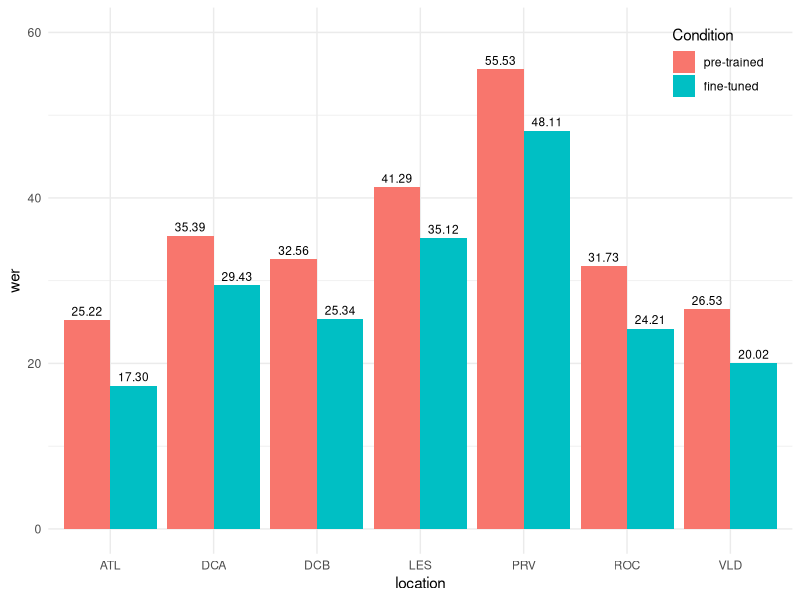
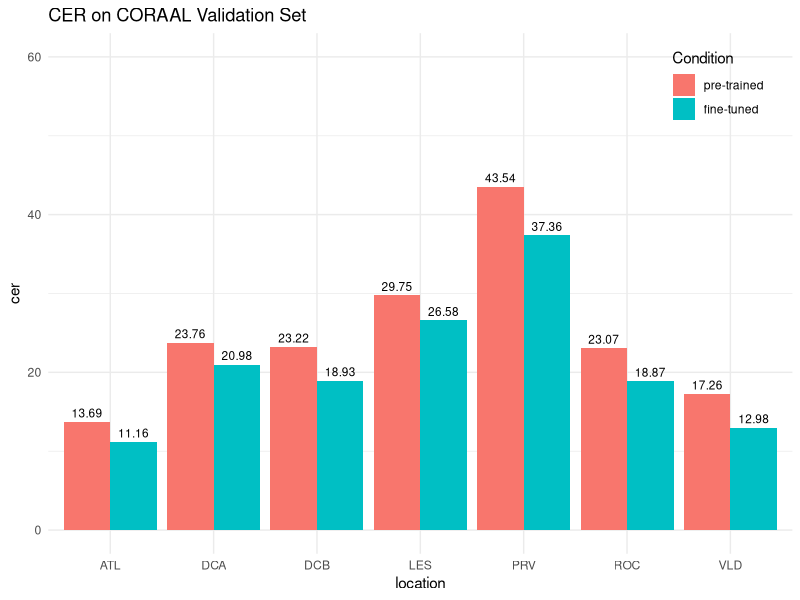
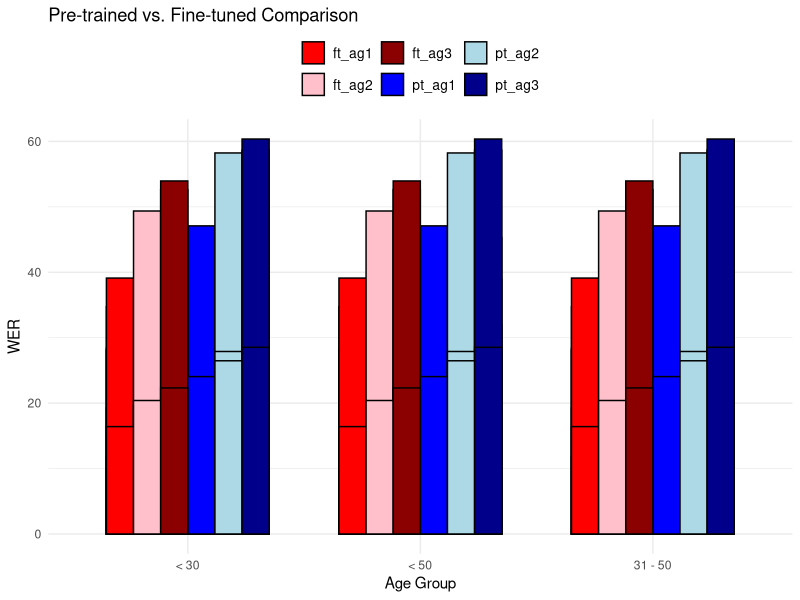
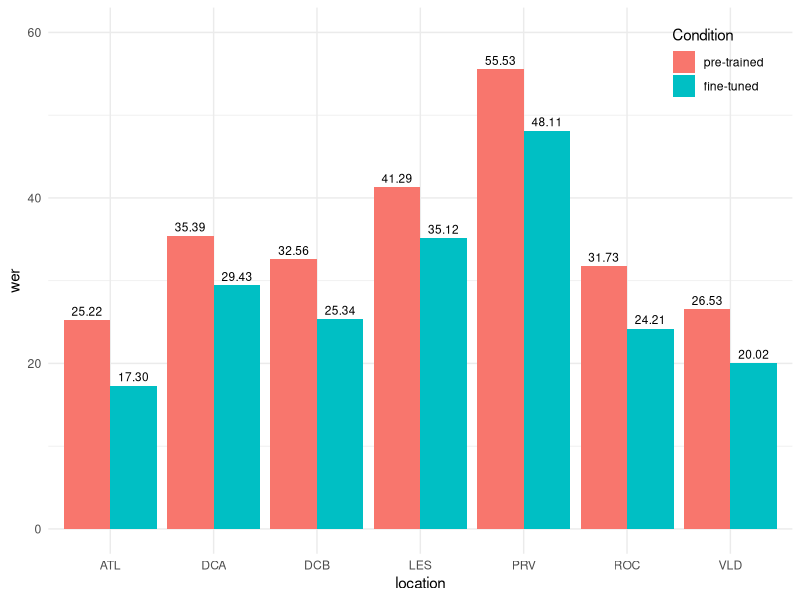
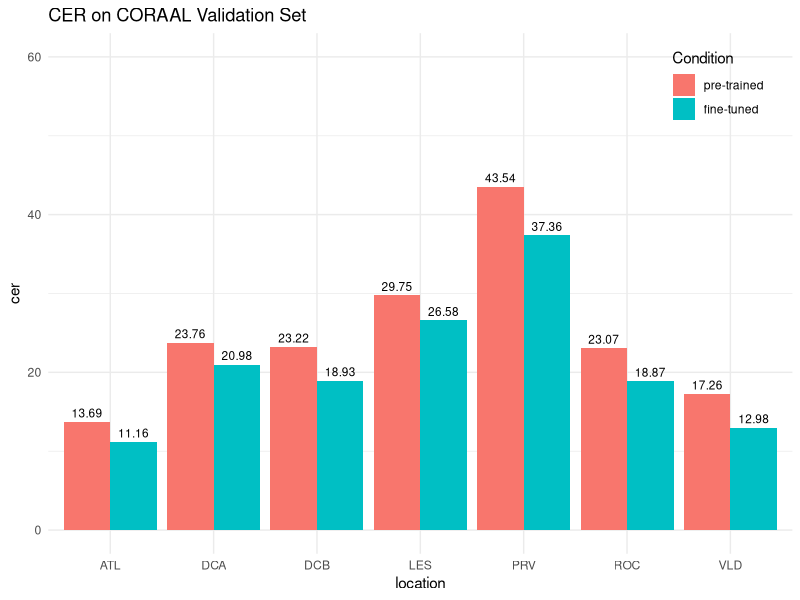

Reproduce these figures in R, in order.
library(ggplot2)
library(viridis)
library(tidyverse)
locs <- c("ATL", "DCA", "DCB", "LES", "PRV", "ROC", "VLD")
# pre-trained, fine-tuned
large_wer <- c(25.22, 35.39, 32.56, 41.29, 55.53, 31.73, 26.53,
               17.30, 29.43, 25.34, 35.12, 48.11, 24.21, 20.02)
large_cer <- c(13.69, 23.76, 23.22, 29.75, 43.54, 23.07, 17.26,
               11.16, 20.98, 18.93, 26.58, 37.36, 18.87, 12.98)
wilcox.test(large_wer[1:7], large_wer[8:14], paired = TRUE, alternative = "greater")
whisper_large_wer <- data.frame(
    location=rep(locs, 2),
    wer=large_wer,
    condition = factor(rep(c("pre-trained", "fine-tuned"), each = 7), levels = c("pre-trained", "fine-tuned")))
whisper_large_cer <- data.frame(
    location=rep(locs, 2),
    cer=large_cer,
    condition = factor(rep(c("pre-trained", "fine-tuned"), each = 7), levels = c("pre-trained", "fine-tuned")))

whisper_large_wer_plot <- ggplot(
    whisper_large_wer, aes(fill=condition, y=wer, x=location)) +
    geom_bar(position="dodge", stat="identity") + 
    geom_text(
        aes(label = sprintf("%.2f", wer)),
        position = position_dodge(width = 0.9),
        vjust = -0.5,
        size = 3) +
    labs(fill = "Condition") +
    # ggtitle("WER on CORAAL Validation Set") +
    theme_minimal() +
    ylim(0, 60) +
    theme(legend.position = c(0.90, 0.90))
whisper_large_cer_plot <- ggplot(
    whisper_large_cer, aes(fill=condition, y=cer, x=location)) +
    geom_bar(position="dodge", stat="identity") + 
    geom_text(
        aes(label = sprintf("%.2f", cer)),
        position = position_dodge(width = 0.9),
        vjust = -0.5,
        size = 3) +
    labs(fill = "Condition") +
    ggtitle("CER on CORAAL Validation Set") +
    ylim(0, 60) +
    theme_minimal() +
    theme(legend.position = c(0.90, 0.90))
whisper_large_wer_plot
whisper_large_cer_plot
ggsave("whisper_large_wer_plot.png", whisper_large_wer_plot, dpi = 300)
ggsave("whisper_large_cer_plot.png", whisper_large_cer_plot, dpi = 300)
# ----------------------
pt_ag1 <- c(27.92, 34.54, 34.34, 41.30, 47.09, 19.29, 24.05)
ft_ag1 <- c(19.28, 28.39, 28.11, 34.73, 39.11, 11.84, 16.41)
pt_ag2 <- c(21.78, 34.30, 31.04, 45.46, 58.23, 27.89, 26.47)
ft_ag2 <- c(14.78, 28.76, 23.76, 36.77, 49.36, 19.57, 20.40)
pt_ag3 <- c(NA, 45.28, 31.92, 38.92, 58.67, 60.36, 28.53)
ft_ag3 <- c(NA, 39.65, 23.54, 34.30, 52.62, 53.95, 22.32)
df_pt <- data.frame(locs, pt_ag1, pt_ag2, pt_ag3)
df_ft <- data.frame(locs, ft_ag1, ft_ag2, ft_ag3)
wilcox.test(ft_ag2, ft_ag3, paired = TRUE)

data <- data.frame(
    age_group = rep(c("< 30", "31 - 50", "< 50"), each = 7),
    pt_ag1 = pt_ag1,
    ft_ag1 = ft_ag1,
    pt_ag2 = pt_ag2,
    ft_ag2 = ft_ag2,
    pt_ag3 = pt_ag3,
    ft_ag3 = ft_ag3
)
data_long <- pivot_longer(
    data, cols = starts_with("pt_ag") | starts_with("ft_ag"), 
    names_to = "condition", values_to = "WER")

# Create ggplot2 plot
ggplot(data_long, aes(x = age_group, y = WER, fill = condition)) +
    geom_bar(position = "dodge", stat = "identity", width = 0.7, color = "black") +
    scale_fill_manual(
        values = c("pt_ag1" = "blue", "ft_ag1" = "red", "pt_ag2" = "lightblue", 
                   "ft_ag2" = "pink", "pt_ag3" = "darkblue", "ft_ag3" = "darkred")) +
    labs(title = "Pre-trained vs. Fine-tuned Comparison",
         x = "Age Group",
         y = "WER",
         fill = "Condition") +
    theme_minimal() +
    # Add a meaningful legend
    theme(
        legend.title = element_blank(), 
        legend.position = "top", legend.text = element_text(size = 10))

